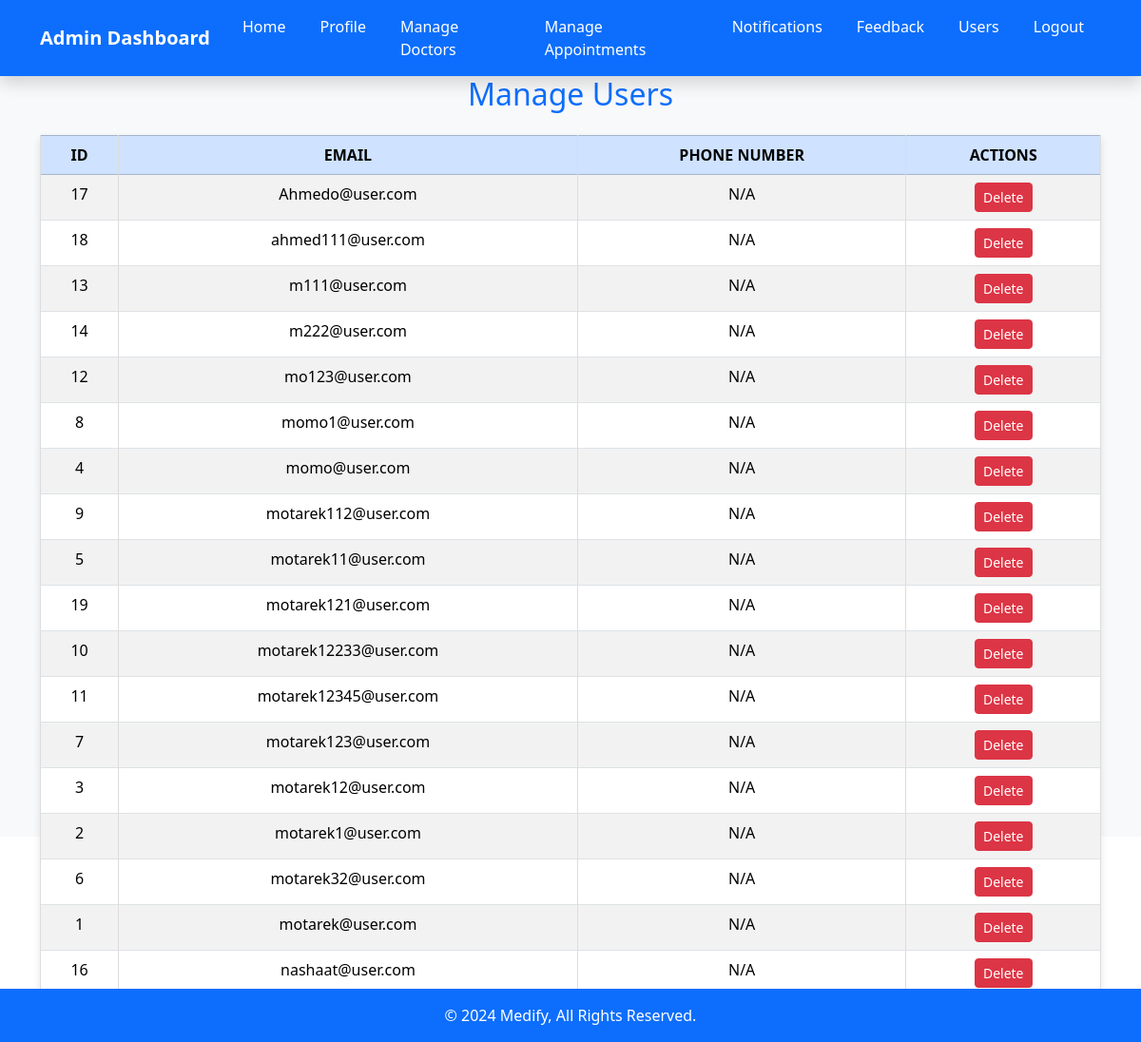
Page /manage_users (signed in) on the committed database.
### tables this page shows
CREATE TABLE users (
            id INTEGER PRIMARY KEY AUTOINCREMENT,
            email TEXT NOT NULL UNIQUE,
            password TEXT NOT NULL
        );

### app.py (the view)
@app.route('/manage_users')
def manage_users():
    if 'user_type' in session and session['user_type'] == 'admin':
        with sqlite3.connect("users.db") as conn:
            cursor = conn.cursor()
            cursor.execute("""
                SELECT u.id, u.email, pn.phone_number
                FROM users u
                LEFT JOIN phone_numbers pn ON u.email = pn.email
            """)
            users = cursor.fetchall()
        return render_template('manage_users.html', users=users)
    return redirect(url_for('login'))

### templates/manage_users.html (shortened to what this page needs)
<!DOCTYPE html>
<html lang="en">
<head>
    <link rel="stylesheet" href="{{ url_for('static', filename='css/manage_users.css') }}">
    <link href="https://cdn.jsdelivr.net/npm/bootstrap@5.3.2/dist/css/bootstrap.min.css" rel="stylesheet">
</head>
<body>
    <nav class="navbar navbar-expand-lg navbar-dark bg-primary shadow">
        <div class="container">
            <a class="navbar-brand fw-bold" href="{{ url_for('index_admin') }}">Admin Dashboard</a>
            <div class="collapse navbar-collapse" id="navbarNav">
                <ul class="navbar-nav ms-auto">
                    <li class="nav-item"><a class="nav-link" href="{{ url_for('index_admin') }}">Home</a></li>
                    <li class="nav-item"><a class="nav-link" href="{{ url_for('profile') }}">Profile</a></li>
                    <li class="nav-item"><a class="nav-link" href="{{ url_for('manage_doctors') }}">Manage Doctors</a></li>
                    <li class="nav-item"><a class="nav-link" href="{{ url_for('manage_appointments') }}">Manage Appointments</a></li>
                    <li class="nav-item"><a class="nav-link" href="{{ url_for('notifications') }}">Notifications</a></li>
                    <li class="nav-item"><a class="nav-link" href="{{ url_for('feedback') }}">Feedback</a></li>
                    <li class="nav-item"><a class="nav-link" href="{{ url_for('manage_users') }}">Users</a></li>
                    <li class="nav-item"><a class="nav-link" href="/logout">Logout</a></li>
                </ul>
            </div>
        </div>
    </nav>
    <section class="vh-100 bg-light">
        <div class="container">
            <h2 class="text-primary mb-4 text-center">Manage Users</h2>
            <table class="table table-bordered table-striped">
                <thead class="table-primary">
                    <tr>
                        <th>ID</th>
                        <th>Email</th>
                        <th>Phone Number</th>
                        <th>Actions</th>
                    </tr>
                </thead>
                <tbody id="usersTable">
                    {% for user in users %}
                    <tr>
                        <td>{{ user[0] }}</td>
                        <td>{{ user[1] }}</td>
                        <td>{{ user[2] if user[2] else 'N/A' }}</td>
                        <td>
                            <form action="{{ url_for('delete_user') }}" method="POST" style="display:inline;">
                                <button type="submit" class="btn btn-sm btn-danger">Delete</button>
                            </form>
                        </td>
                    </tr>
                    {% endfor %}
                </tbody>
            </table>
        </div>
    </section>
    <footer class="bg-primary text-white text-center py-3">
        &copy; 2024 Medify, All Rights Reserved.
    </footer>
</body>
</html>

### static/css/manage_users.css (style rules this page uses)
body { font-family: Arial, sans-serif; background-color: #f8f9fa; color: #212529; }
.navbar { background-color: #007bff; box-shadow: 0 4px 6px rgba(0, 0, 0, 0.1); }
.navbar-brand { font-size: 1.5rem; font-weight: bold; color: white; }
.navbar-nav .nav-link { color: #ffffff; font-size: 1rem; margin: 0 10px; transition: color 0.3s ease; }
table { width: 100%; margin-top: 20px; border-collapse: collapse; text-align: center; background: #ffffff; box-shadow: 0 4px 8px rgba(0, 0, 0, 0.1); }
.table-primary { background-color: #007bff; color: white; }
table th, table td { padding: 10px; border: 1px solid #ddd; font-size: 1rem; }
table th { text-transform: uppercase; font-weight: bold; }
button { font-size: 0.9rem; padding: 5px 10px; border: none; border-radius: 5px; cursor: pointer; }
footer { background-color: #007bff; color: white; text-align: center; padding: 15px 0; position: fixed; bottom: 0; width: 100%; }

### rows in the picture
users: id "17", email "Ahmedo@user.com", user "N/A"
users: id "18", email "ahmed111@user.com", user "N/A"
users: id "13", email "m111@user.com", user "N/A"
users: id "14", email "m222@user.com", user "N/A"
users: id "12", email "mo123@user.com", user "N/A"
users: id "8", email "momo1@user.com", user "N/A"
users: id "4", email "momo@user.com", user "N/A"
users: id "9", email "motarek112@user.com", user "N/A"
users: id "5", email "motarek11@user.com", user "N/A"
users: id "19", email "motarek121@user.com", user "N/A"
users: id "10", email "motarek12233@user.com", user "N/A"
users: id "11", email "motarek12345@user.com", user "N/A"
users: id "7", email "motarek123@user.com", user "N/A"
users: id "3", email "motarek12@user.com", user "N/A"
users: id "2", email "motarek1@user.com", user "N/A"
users: id "6", email "motarek32@user.com", user "N/A"
users: id "1", email "motarek@user.com", user "N/A"
users: id "16", email "nashaat@user.com", user "N/A"
